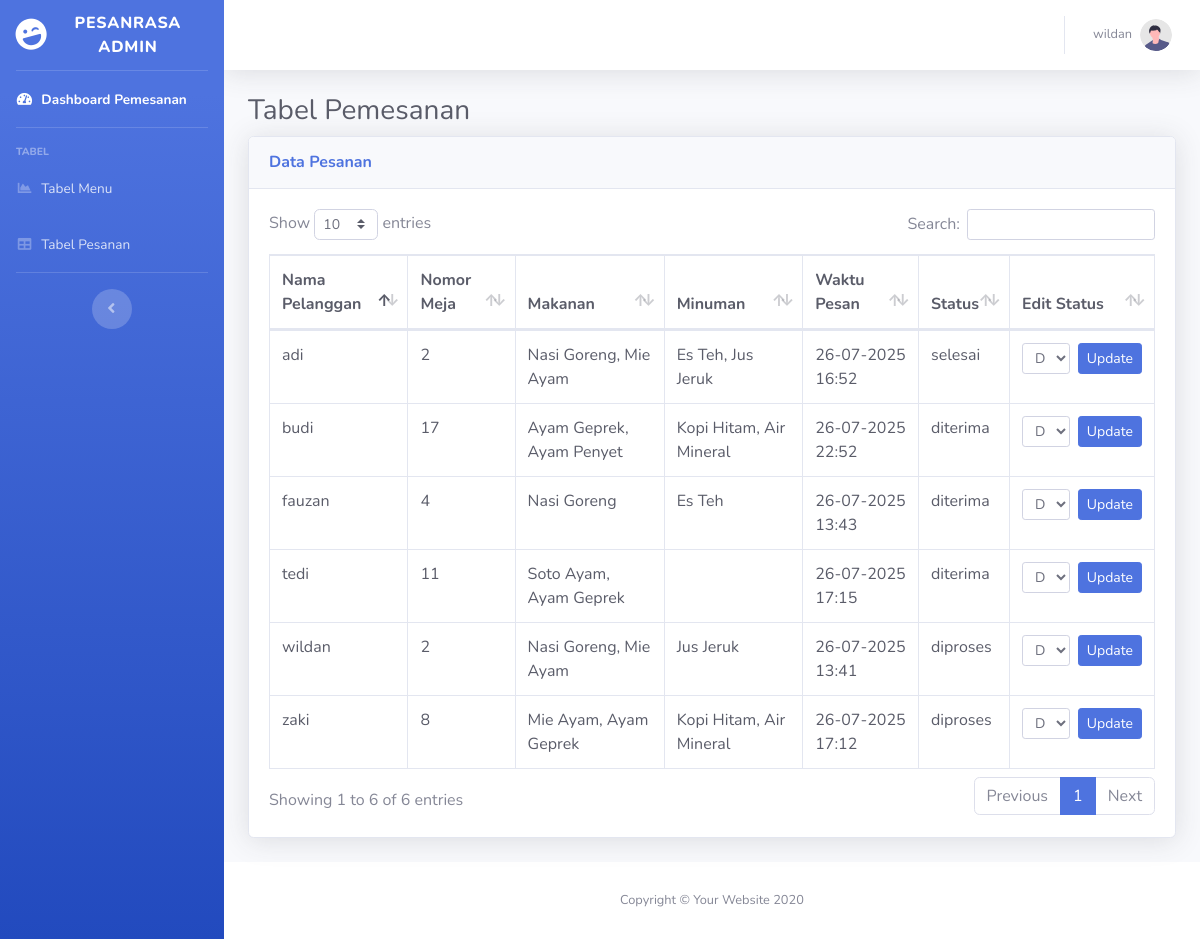
The page /admin/tabelpesanan.php on the database its author committed.
### tables this page shows
CREATE TABLE `pesanan` (
  `id` int(11) NOT NULL,
  `nama_pelanggan` varchar(100) DEFAULT NULL,
  `makanan` text DEFAULT NULL,
  `minuman` text DEFAULT NULL,
  `snack` text DEFAULT NULL,
  `nomor_meja` int(11) DEFAULT NULL,
  `status` enum('diterima','diproses','diantar','selesai','dibatalkan') DEFAULT 'diterima',
  `created_at` timestamp NOT NULL DEFAULT current_timestamp()
);

### admin/tabelpesanan.php (the view, shortened to what this page needs)
<!DOCTYPE html>
<html lang="en">
<head>
    <link href="vendor/fontawesome-free/css/all.min.css" rel="stylesheet" type="text/css">
    <link href="css/sb-admin-2.min.css" rel="stylesheet">
    <link href="vendor/datatables/dataTables.bootstrap4.min.css" rel="stylesheet">
</head>
<body id="page-top">
    <div id="wrapper" >
        <ul class="navbar-nav bg-gradient-primary sidebar sidebar-dark accordion" id="accordionSidebar">
            <a class="sidebar-brand d-flex align-items-center justify-content-center" href="index.admin.php">
                <div class="sidebar-brand-icon rotate-n-15">
                    <i class="fas fa-laugh-wink"></i>
                </div>
                <div class="sidebar-brand-text mx-3">PesanRasa Admin</div>
            </a>
            <hr class="sidebar-divider my-0">
            <li class="nav-item active">
                <a class="nav-link" href="index.admin.php">
                    <i class="fas fa-fw fa-tachometer-alt"></i>
                    <span>Dashboard Pemesanan</span></a>
            </li>
            <hr class="sidebar-divider">
            <div class="sidebar-heading">
                Tabel
            </div>
            <li class="nav-item">
                <a class="nav-link" href="tabelmenu.php">
                    <i class="fas fa-fw fa-chart-area"></i>
                    <span>Tabel Menu</span></a>
            </li>
            <li class="nav-item">
                <a class="nav-link" href="tabelpesanan.php">
                    <i class="fas fa-fw fa-table"></i>
                    <span>Tabel Pesanan</span></a>
            </li>
            <hr class="sidebar-divider d-none d-md-block">
            <div class="text-center d-none d-md-inline">
                <button class="rounded-circle border-0" id="sidebarToggle"></button>
            </div>
        </ul>
        <div id="content-wrapper" class="d-flex flex-column">
            <div id="content">
                <nav class="navbar navbar-expand navbar-light bg-white topbar mb-4 static-top shadow">
                    <ul class="navbar-nav ml-auto">
                        <li class="nav-item dropdown no-arrow">
                            <a class="nav-link dropdown-toggle" href="#" id="userDropdown" role="button"
                                data-toggle="dropdown" aria-haspopup="true" aria-expanded="false">
                                <span class="mr-2 d-none d-lg-inline text-gray-600 small">wildan</span>
                                <img class="img-profile rounded-circle" src="img/undraw_profile.svg">
                            </a>
                        </li>
                    </ul>
                </nav>
                <div class="container-fluid">
                    <h1 class="h3 mb-2 text-gray-800">Tabel Pemesanan</h1>
                    <?php
                    include 'koneksi_crud.php';
                    $query = "SELECT * FROM pesanan ORDER BY created_at DESC";
                    $result = mysqli_query($conn, $query);
                    ?>
                    <div class="card shadow mb-4">
                        <div class="card-header py-3">
                            <h6 class="m-0 font-weight-bold text-primary">Data Pesanan</h6>
                        </div>
                        <div class="card-body">
                            <div class="table-responsive">
                                <table class="table table-bordered text-dark" id="dataTable" width="100%" cellspacing="0">
                                    <thead>
                                        <tr>
                                            <th>Nama Pelanggan</th>
                                            <th>Nomor Meja</th>
                                            <th>Makanan</th>
                                            <th>Minuman</th>
                                            <th>Waktu Pesan</th>
                                            <th>Status</th>
                                            <th>Edit Status</th>
                                        </tr>
                                    </thead>
                                    <tbody>
                                        <?php while ($row = mysqli_fetch_assoc($result)): ?>
                                            <tr>
                                                <td><?= htmlspecialchars($row['nama_pelanggan']) ?></td>
                                                <td><?= htmlspecialchars($row['nomor_meja']) ?></td>
                                                <td><?= htmlspecialchars($row['makanan']) ?></td>
                                                <td><?= htmlspecialchars($row['minuman']) ?></td>
                                                <td><?= date('d-m-Y H:i', strtotime($row['created_at'])) ?></td>
                                                <td><?= htmlspecialchars($row['status']) ?></td>
                                                <td>
                                                    <form method="POST" action="update_status.php" class="d-flex">
                                                        <select name="status" class="form-control form-control-sm mr-2">
                                                            <option value="Diterima" <?= $row['status'] == 'Diterima' ? 'selected' : '' ?>>Diterima</option>
                                                        </select>
                                                        <button type="submit" class="btn btn-sm btn-primary">Update</button>
                                                    </form>
                                                </td>
                                            </tr>
                                        <?php endwhile ?>
                                    </tbody>
                                </table>
                            </div>
                        </div>
                    </div>
                </div>
            </div>
            <footer class="sticky-footer bg-white">
                <div class="container my-auto">
                    <div class="copyright text-center my-auto">
                        <span>Copyright &copy; Your Website 2020</span>
                    </div>
                </div>
            </footer>
        </div>
    </div>
</body>
</html>

### rows shown on the page
pesanan: nama_pelanggan "budi", nomor_meja "17", makanan "Ayam Geprek, Ayam Penyet", minuman "Kopi Hitam, Air Mineral", created_at "26-07-2025 22:52", status "diterima"
pesanan: nama_pelanggan "tedi", nomor_meja "11", makanan "Soto Ayam, Ayam Geprek", created_at "26-07-2025 17:15", status "diterima"
pesanan: nama_pelanggan "zaki", nomor_meja "8", makanan "Mie Ayam, Ayam Geprek", minuman "Kopi Hitam, Air Mineral", created_at "26-07-2025 17:12", status "diproses"
pesanan: nama_pelanggan "adi", nomor_meja "2", makanan "Nasi Goreng, Mie Ayam", minuman "Es Teh, Jus Jeruk", created_at "26-07-2025 16:52", status "selesai"
pesanan: nama_pelanggan "fauzan", nomor_meja "4", makanan "Nasi Goreng", minuman "Es Teh", created_at "26-07-2025 13:43", status "diterima"
pesanan: nama_pelanggan "wildan", nomor_meja "2", makanan "Nasi Goreng, Mie Ayam", minuman "Jus Jeruk", created_at "26-07-2025 13:41", status "diproses"
